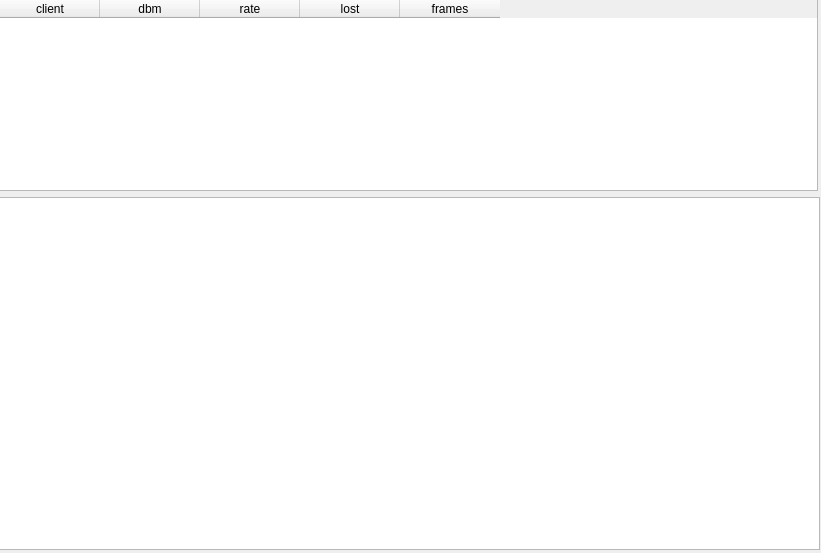
<?xml version="1.0" encoding="UTF-8"?>
<ui version="4.0">
 <class>Dialog</class>
 <widget class="QDialog" name="Dialog">
  <property name="windowModality">
   <enum>Qt::ApplicationModal</enum>
  </property>
  <property name="geometry">
   <rect>
    <x>0</x>
    <y>0</y>
    <width>821</width>
    <height>553</height>
   </rect>
  </property>
  <property name="windowTitle">
   <string>Dialog</string>
  </property>
  <property name="modal">
   <bool>true</bool>
  </property>
  <widget class="QWidget" name="verticalLayoutWidget">
   <property name="geometry">
    <rect>
     <x>-1</x>
     <y>-1</y>
     <width>821</width>
     <height>551</height>
    </rect>
   </property>
   <layout class="QVBoxLayout" name="verticalLayout">
    <item>
     <widget class="QTableWidget" name="tableWidgetClients">
      <property name="sizePolicy">
       <sizepolicy hsizetype="Maximum" vsizetype="Maximum">
        <horstretch>0</horstretch>
        <verstretch>0</verstretch>
       </sizepolicy>
      </property>
      <property name="maximumSize">
       <size>
        <width>819</width>
        <height>500</height>
       </size>
      </property>
      <attribute name="horizontalHeaderHighlightSections">
       <bool>true</bool>
      </attribute>
      <attribute name="verticalHeaderHighlightSections">
       <bool>true</bool>
      </attribute>
      <column>
       <property name="text">
        <string>client</string>
       </property>
      </column>
      <column>
       <property name="text">
        <string>dbm</string>
       </property>
      </column>
      <column>
       <property name="text">
        <string>rate</string>
       </property>
      </column>
      <column>
       <property name="text">
        <string>lost</string>
       </property>
      </column>
      <column>
       <property name="text">
        <string>frames</string>
       </property>
      </column>
     </widget>
    </item>
    <item>
     <widget class="QListView" name="listViewInfo">
      <property name="maximumSize">
       <size>
        <width>16777215</width>
        <height>400</height>
       </size>
      </property>
     </widget>
    </item>
   </layout>
  </widget>
 </widget>
 <resources/>
 <connections/>
</ui>
